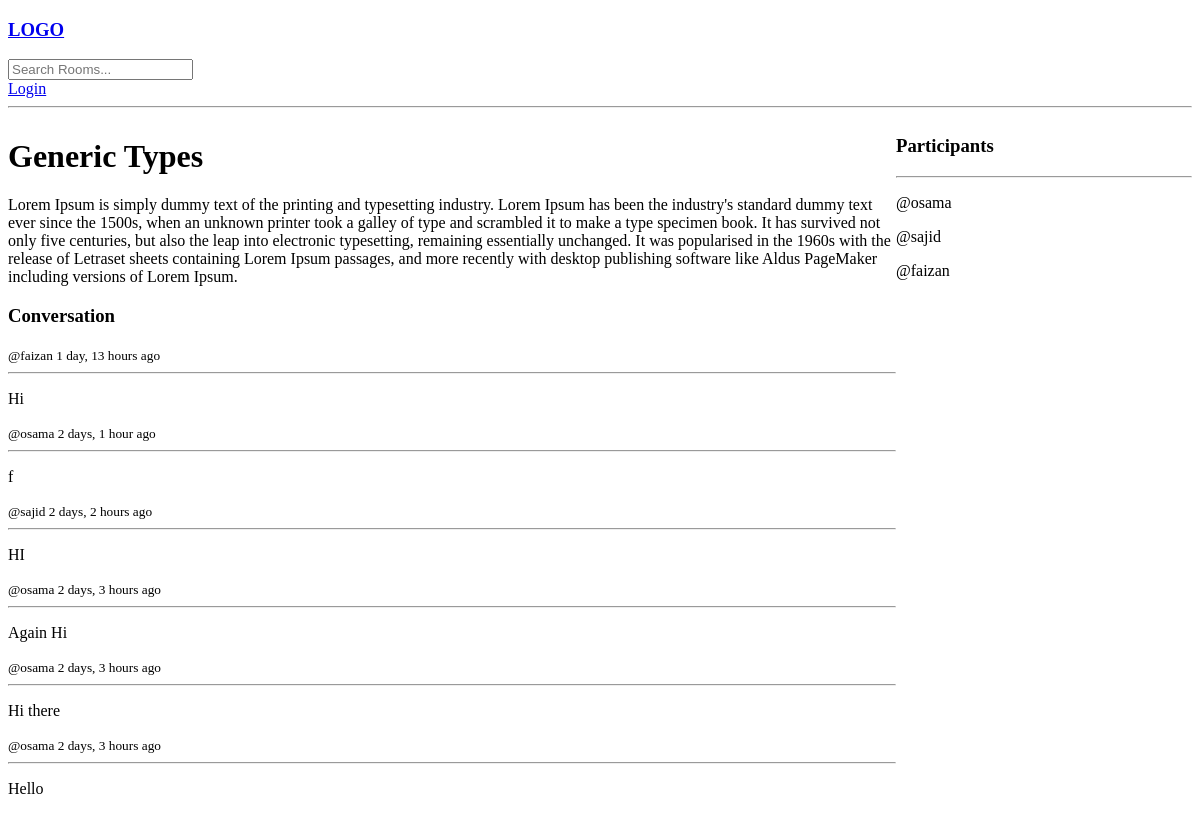
The app's page /room/17, older data.
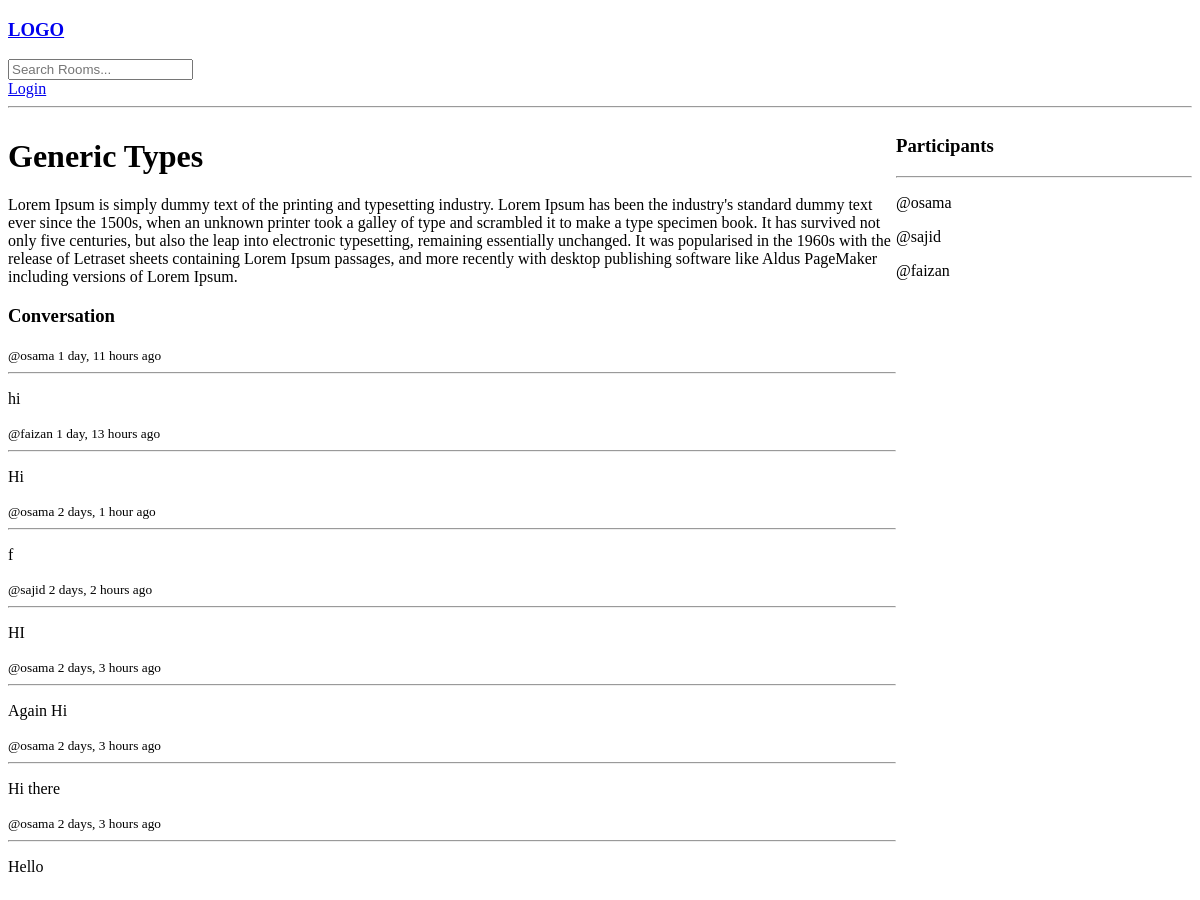
The same page, newer data.
### base/models.py (models this page shows, shortened)
class Message(models.Model):
        user = models.ForeignKey(User, on_delete=models.CASCADE)
        room = models.ForeignKey(Room, on_delete=models.CASCADE)
        body = models.TextField()
        update=models.DateTimeField(auto_now=True)
        created = models.DateTimeField(auto_now_add=True)
        class Meta:
                ordering = ['-update', '-created']

### base/views.py (the view, shortened to what this page needs)
# urls.py: path("room/<str:pk>",views.room, name="room"),
def room(request, pk):
    room = Room.objects.get(id=pk)
    room_messages = room.message_set.all()
    participants = room.participants.all()
    print(participants)
    context = {'room':room, 'room_messages':room_messages , 'participants':participants}
    return render(request ,'base/room.html', context )

### base/templates/base/room.html (shortened to what this page needs)
{% extends 'main.html' %}
{% block content %}
<div class="room-container">
    <div class="content-of-room">
        <h1>{{room.name}}</h1>
        <p>{{room.description}}</p>
        <div class="comment-wrapper">
            <h3>Conversation</h3>
            {% for message in room_messages %}
                <div>
                    <small>@{{message.user}}  {{message.created | timesince}} ago</small>
                    <hr>
                    <p>{{message.body}}</p>
                </div>
            {% endfor %}
        </div>
    </div class="participants">
    <div>
        <h3>Participants</h3>
        <hr>
        {% for user in participants %}
            <div>
                <p>@{{user.username}}</p>
            </div>
        {% endfor %}
    </div>
</div>
{% endblock content %}

Row changes from the older to the newer data that the page shows:
added Message: user "osama", created "1 day, 11 hours", body "hi"
